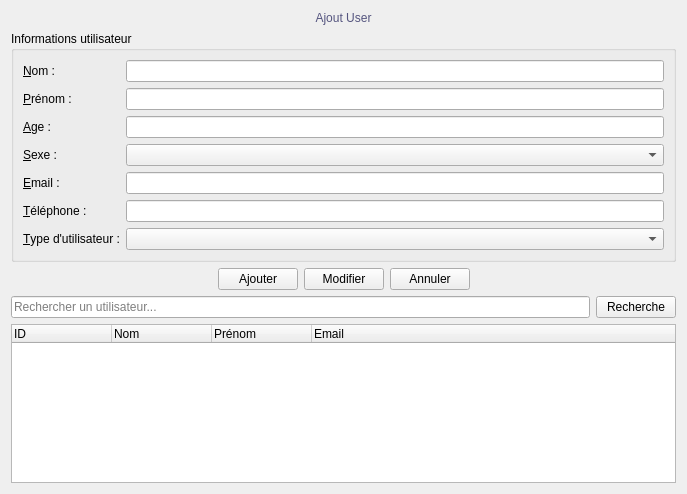
<?xml version="1.0" encoding="UTF-8"?>
<ui version="4.0">
 <class>Form</class>
 <widget class="QWidget" name="Form">
  <property name="geometry">
   <rect>
    <x>0</x>
    <y>0</y>
    <width>687</width>
    <height>494</height>
   </rect>
  </property>
  <property name="windowTitle">
   <string>Ajout User</string>
  </property>
  <layout class="QVBoxLayout" name="mainLayout">
   <item>
    <widget class="QLabel" name="label">
     <property name="styleSheet">
      <string notr="true">font: 18pt &quot;Times New Roman&quot;; color: rgb(85, 85, 127);</string>
     </property>
     <property name="text">
      <string>Ajout User</string>
     </property>
     <property name="alignment">
      <set>Qt::AlignCenter</set>
     </property>
    </widget>
   </item>
   <item>
    <widget class="QGroupBox" name="formGroup">
     <property name="title">
      <string>Informations utilisateur</string>
     </property>
     <layout class="QFormLayout" name="formLayout">
      <item row="0" column="0">
       <widget class="QLabel" name="label_2">
        <property name="text">
         <string>&amp;Nom :</string>
        </property>
        <property name="buddy">
         <cstring>input_nom</cstring>
        </property>
       </widget>
      </item>
      <item row="0" column="1">
       <widget class="QLineEdit" name="input_nom"/>
      </item>
      <item row="1" column="0">
       <widget class="QLabel" name="label_3">
        <property name="text">
         <string>&amp;Prénom :</string>
        </property>
        <property name="buddy">
         <cstring>input_prenom</cstring>
        </property>
       </widget>
      </item>
      <item row="1" column="1">
       <widget class="QLineEdit" name="input_prenom"/>
      </item>
      <item row="2" column="0">
       <widget class="QLabel" name="label_6">
        <property name="text">
         <string>&amp;Age :</string>
        </property>
        <property name="buddy">
         <cstring>input_age</cstring>
        </property>
       </widget>
      </item>
      <item row="2" column="1">
       <widget class="QLineEdit" name="input_age"/>
      </item>
      <item row="3" column="0">
       <widget class="QLabel" name="label_7">
        <property name="text">
         <string>&amp;Sexe :</string>
        </property>
        <property name="buddy">
         <cstring>select_sexe</cstring>
        </property>
       </widget>
      </item>
      <item row="3" column="1">
       <widget class="QComboBox" name="select_sexe"/>
      </item>
      <item row="4" column="0">
       <widget class="QLabel" name="label_4">
        <property name="text">
         <string>&amp;Email :</string>
        </property>
        <property name="buddy">
         <cstring>input_email</cstring>
        </property>
       </widget>
      </item>
      <item row="4" column="1">
       <widget class="QLineEdit" name="input_email"/>
      </item>
      <item row="5" column="0">
       <widget class="QLabel" name="label_5">
        <property name="text">
         <string>&amp;Téléphone :</string>
        </property>
        <property name="buddy">
         <cstring>input_telephone</cstring>
        </property>
       </widget>
      </item>
      <item row="5" column="1">
       <widget class="QLineEdit" name="input_telephone"/>
      </item>
      <item row="6" column="0">
       <widget class="QLabel" name="label_type_user">
        <property name="text">
         <string>&amp;Type d'utilisateur :</string>
        </property>
        <property name="buddy">
         <cstring>combo_type_user</cstring>
        </property>
       </widget>
      </item>
      <item row="6" column="1">
       <widget class="QComboBox" name="combo_type_user"/>
      </item>
     </layout>
    </widget>
   </item>
   <item>
    <layout class="QHBoxLayout" name="buttonLayout">
     <item>
      <spacer name="horizontalSpacer">
       <property name="orientation">
        <enum>Qt::Horizontal</enum>
       </property>
       <property name="sizeHint" stdset="0">
        <size>
         <width>40</width>
         <height>20</height>
        </size>
       </property>
      </spacer>
     </item>
     <item>
      <widget class="QPushButton" name="btn_ajouter">
       <property name="text">
        <string>Ajouter</string>
       </property>
      </widget>
     </item>
     <item>
      <widget class="QPushButton" name="btn_modifier">
       <property name="text">
        <string>Modifier</string>
       </property>
      </widget>
     </item>
     <item>
      <widget class="QPushButton" name="btn_annuler_user">
       <property name="text">
        <string>Annuler</string>
       </property>
      </widget>
     </item>
     <item>
      <spacer name="horizontalSpacerRight">
       <property name="orientation">
        <enum>Qt::Horizontal</enum>
       </property>
       <property name="sizeHint" stdset="0">
        <size>
         <width>40</width>
         <height>20</height>
        </size>
       </property>
      </spacer>
     </item>
    </layout>
   </item>
   <item>
    <layout class="QHBoxLayout" name="searchLayout">
     <item>
      <widget class="QLineEdit" name="input_search">
       <property name="placeholderText">
        <string>Rechercher un utilisateur...</string>
       </property>
      </widget>
     </item>
     <item>
      <widget class="QPushButton" name="btn_search">
       <property name="text">
        <string>Recherche</string>
       </property>
      </widget>
     </item>
    </layout>
   </item>
   <item>
    <widget class="QTreeWidget" name="table">
     <column>
      <property name="text">
       <string>ID</string>
      </property>
     </column>
     <column>
      <property name="text">
       <string>Nom</string>
      </property>
     </column>
     <column>
      <property name="text">
       <string>Prénom</string>
      </property>
     </column>
     <column>
      <property name="text">
       <string>Email</string>
      </property>
     </column>
    </widget>
   </item>
  </layout>
 </widget>
 <resources/>
 <connections/>
</ui>
